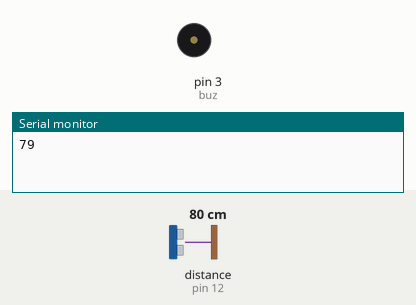
A sketch run on a simulated Arduino Uno, built with avr-gcc and run on an emulated ATmega328P. Parts: buzzer (waves = sounding), the last lines printed to the serial monitor. Wiring (inferred from the names in the program): ultrasonic range finder: trigger pin 13; echo pin 12. The inputs (shaded band) are chosen by the test bench; at power-on: distance to the obstacle (sensor on pin 12) 80 cm. The echo pulse lasts 58.3 µs per cm.

Above: at 0.1 s.
At 1.3 s:
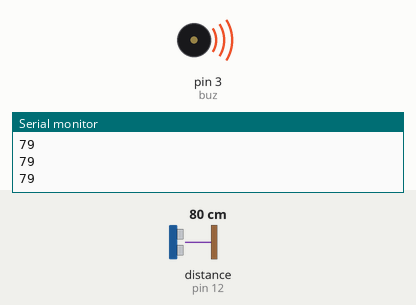
1.4 s: distance to the obstacle (sensor on pin 12) set to 250 cm
3.4 s: distance to the obstacle (sensor on pin 12) set to 299 cm
Timing chart, 0 to 6.4 s (numbered marks = the images above; inputs shaded):
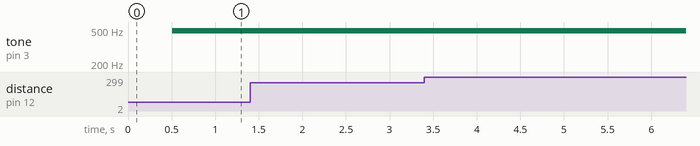

The sketch:

Buzz.ino
```cpp
void setup() {
  // put your setup code here, to run once:
  # define trigPin 13
  # define echoPin 12
  # define buz 3


  Serial.begin(9600);
  pinMode(trigPin, OUTPUT);
  pinMode(echoPin, INPUT);
  pinMode(buz, OUTPUT);


}

void loop() {
  // put your main code here, to run repeatedly:

  long duration, distance;
  digitalWrite(trigPin, LOW);
  delayMicroseconds(2);

  digitalWrite(trigPin, HIGH);
  delayMicroseconds(10);

  digitalWrite(trigPin, LOW);
  duration = pulseIn(echoPin, HIGH);
  distance = (duration/2) / 29.1;
  int mapped = map(distance, 0, 200, 0, 255);

  if(distance>=200 || distance<=0){
    Serial.println("Out of range");
  }

  else{
    Serial.println(distance);
    delay(500);
  }

  analogWrite(buz, mapped);
}
```
